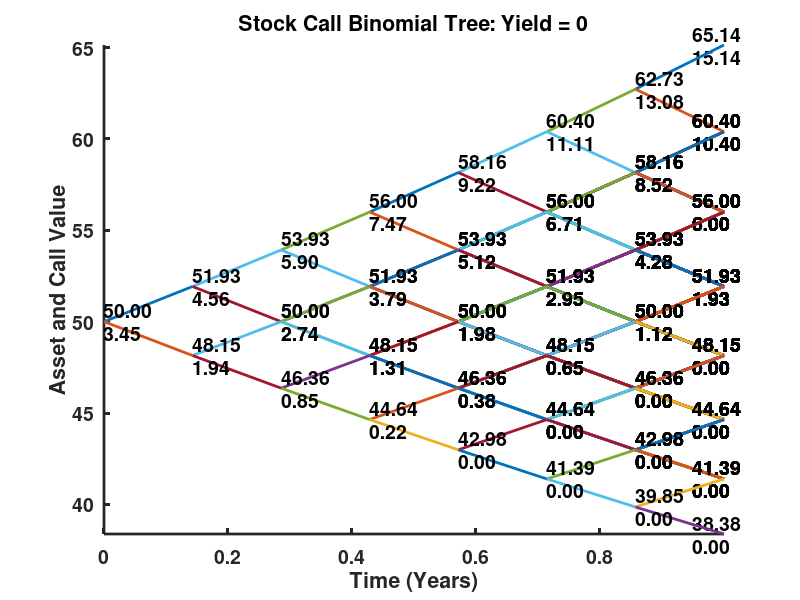

Write the MATLAB code that produced this figure.
function OptionValue=binomial (S0,K,r,sigma,T,Steps);
%binomial calculates call price via recursive binomialgraph
%A futures option requires y=r thus b=0; 
% and option value equation without discounting
%An American option requires adding a premium 
% for early exercise

close all;
clc
set(0,'defaultaxeslinewidth',2); set(0,'defaultlinelinewidth',2);
set(0,'defaultaxesFontWeight','bold');set(0,'defaulttextFontWeight','bold'); 
set(0,'defaultaxesfontsize',14); set(0,'defaulttextfontsize',14);

AmericanFlag=0; %1=American, other=European
FuturesFlag=0; %1=Futures
if nargin < 6
   S0=50;
   K=50;
   r=0.05;
   sigma=0.1;
   T=1;
   Steps=7;
    if (FuturesFlag==1)
        y=r; %Futures cost of carry b=0=r-y -> set y=r -> a=1
    else
        y=0; %yield % dividend or convenience yield; 
    end  
end


dt=T/Steps;
u=exp(sigma*sqrt(dt))
d=exp(-sigma*sqrt(dt))
a=exp((r-y)*dt)    %Growth Factor
p=(a-d)/(u-d)
%OneMinP=1-p
t0=0;
figure

OptionValue = binomialgraph(t0,S0,u,d,Steps,dt,K,p,r,...
                    AmericanFlag,FuturesFlag)
xlabel('Time (Years)'); ylabel('Asset and Call Value');
if (FuturesFlag==1)
    title(['Futures Call Binomial Tree: b = 0'])
else
    title(['Stock Call Binomial Tree: Yield = ',num2str(y)])
end

%
axis tight
hold off
end

function OptionValue = binomialgraph(t,S,u,d,Steps,dt,...
                            K,p,r,AmericanFlag,FuturesFlag)
% binomialgraph recursively steps through tree
% Start at expiration where OptionValue=max(0,(S-K))
% and recursively work back to present time t0 
% and price S0
% The Matlab Financial Toolbox has several built-in commands
% to calculate financial derivatives via a tree and to view 
% graphical tree. Since not a standard feature the following 
% code will graph the tree using basic Matlab plotting commands
% The recursive function is useful to generate graph and 
% recursion is intuitive to working option price backwards
% However, to simply calculate price without graph
% a 'lattice' tree converted to a vector should be faster 

   if (t<=((Steps-1)*dt)) 
       clear x y
       x(:,1)=[t (t+dt)];
       x(:,2)=x(:,1);
       y(:,1)=[S (S*u)];
       y(:,2)=[S (S*d)] ;   
% value of current node equals future node mult. by 
% prob. of up-movement p and future node time mult.
% by down-movement prob. 1-p   

         %European Value on asset discount at risk-free rate
     OptionValue=exp(-r*dt)*( p*binomialgraph(t+dt,S*u,u,d,...
                  Steps,dt,K,p,r,AmericanFlag,FuturesFlag)+...
      (1-p)*binomialgraph(t+dt,S*d,u,d,Steps,dt,K,p,r,...
                        AmericanFlag,FuturesFlag));

        %American call adds value of early exercise = (S-K)
         if (AmericanFlag==1)
                OptionValue=max((S-K),OptionValue); 
         end     
       plot(x,y)
       txstr1(1) = {num2str(S,'%.2f')};
       txstr1(2) = {num2str(OptionValue,'%.2f')}; 
       text(t,S,txstr1);
       hold on
   else  % Expiration nodes
       OptionValue=max(0,(S-K));
       txstr2(1) = {num2str(S,'%.2f')};
       txstr2(2) = {num2str(OptionValue,'%.2f')}; 
       text(t*0.95,S,txstr2);
       hold on
   end
end